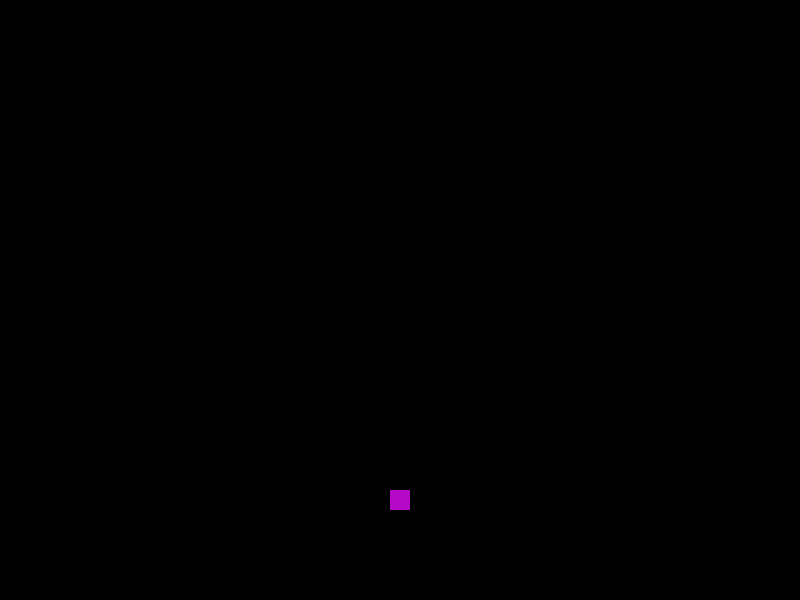
Frame 1 (no input)
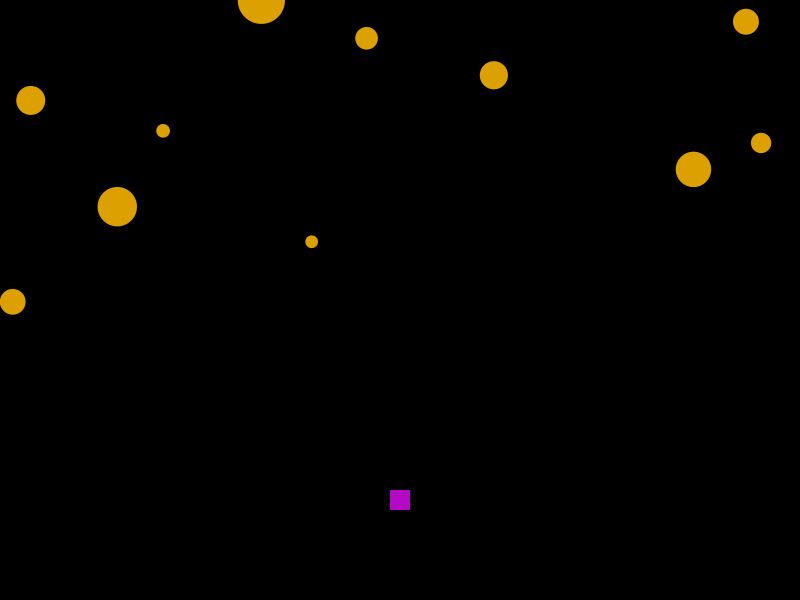
Frame 60 (the mouse pressed at the canvas centre just before this capture)
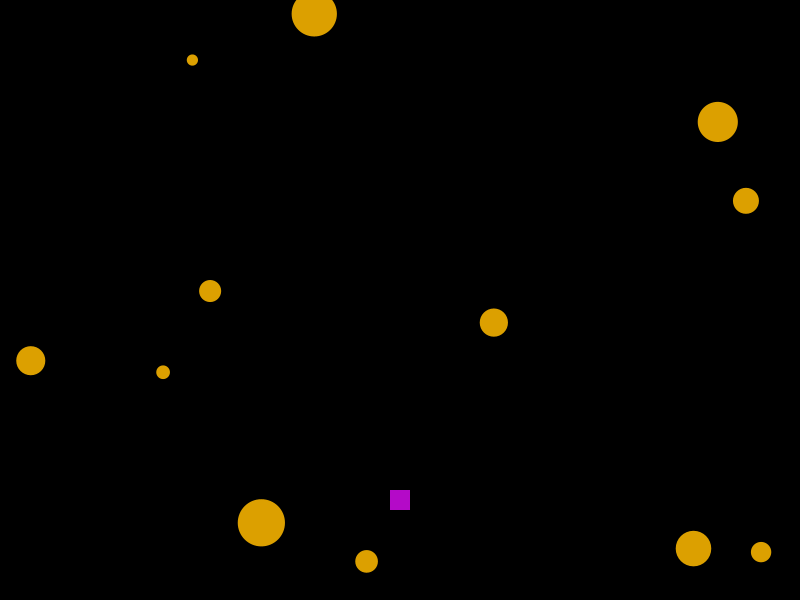
Frame 120 (the mouse held since frame 60 and released just before this capture)

The Processing sketch that drew these frames (run headless with seeded random() and noise(); from frame 60 on, the mouse is pressed at the canvas centre):

// Processing sketch: ExampleGame
// ── ExampleGame.pde
Ship myShip; // create a spaceship

int xChange, yChange; // variables for the ship
int increment = 1; // variable to change the rate of movement

Star[] stars; // array of stars
int starNum = 20; // number of stars

void setup() {
  size(800, 600);

  myShip = new Ship(); // instantiate the ship
  stars = new Star[starNum]; // new array of stars

  for (int x=0; x<starNum; x++) { 
    stars[x] = new Star(); // instatntiate the stars
  }
}

void draw() {
  background(0); // clear the background

  // loop through all the stars
  for (int x=0; x< starNum; x++) {
    stars[x].update(); // update their position
    stars[x].collisionCheck(myShip.getXPos(), myShip.getYPos()); // check if colliding with the ship
    stars[x].render(); // draw the stars
  }

  myShip.update(xChange, yChange); // update the ship's position & shield size
  myShip.render(); // render the ship

  // reset vars if you want
  //yChange  = 0;
  //xChange = 0;

  // ************
  // change the speed of the ship
 // this will be replaced by serial code
  // ************
  if (keyPressed == true) {
    int pressed = key;
    if (pressed >= 49 && pressed <=57) {
      increment =  pressed - 48;
    }
  }
}

 // move the ship
 // this will be replaced by serial code
void keyPressed() {
  if (key == CODED) {
    if (keyCode == UP) {
      yChange = increment * -1;
    }
    if (keyCode == DOWN) {
      yChange = increment;
    }    
    if (keyCode == LEFT) {
      xChange = increment * -1;
    }  
    if (keyCode == RIGHT) {
      xChange = increment;
    }
  }
}

//************** Star class
class Star {
  float xPos, yPos, starSize, speed; // variables
  boolean collision; // check for collision 
  
  // star constructor
  Star() { // initial state
    speed = random(1, 10);
    starSize = random(10, 50);
    xPos = random(0, width);
    yPos = random(100, width) * -1;
    collision = false;
  }

  void update() {  // update star position
  
    yPos += speed;
    
    if (yPos > height+starSize/2) {
      yPos = random(100, width) * -1;
      speed = random(1, 10);
      starSize = random(10, 50);
      xPos = random(0, width);
    }
  }

  void collisionCheck(int _x, int _y) { // check for a collision

    int shipX = _x;
    int shipY = _y;

    float dx = shipX - xPos;
    float dy = shipY - yPos;
    float d = sqrt(sq(dx)+sq(dy)); // distance between star and ship

    if (d < starSize/2 + 10) { // if distance is less than the radius of the star & ship
      collision = !collision;  // there's a crash
    }
    
  }

  void render() {
    // if there's no collision
    if (!collision) {
      noStroke();
      fill(220, 160, 0);
      ellipse(xPos, yPos, starSize, starSize);
    } else { // if there is a colliison, supernova
      strokeWeight(5);
      stroke(255);
      fill(220, 160, 0);
      ellipse(xPos, yPos, starSize+20, starSize+20);
      collision = !collision; // reset the collison state for the next iteration
    }
  }
}



//************** Ship class
class Ship {
  int xPos;
  int yPos;
  int shieldSize;

  Ship() { // ship constructor
    xPos = width/2;
    yPos = height - 100;
    shieldSize = 0;
  }

  int getXPos() { // get the xpos
    return xPos;
  }

  int getYPos() { // get the ypos
    return yPos;
  }

  void update(int _xDelta, int _yDelta) {
    xPos += _xDelta;
    yPos += _yDelta;
  }

  void render() {
    if (yPos > height-10) {
      yPos = height-10;
    }
    if (yPos < height-200) {
      yPos = height-200;
    }

    if (xPos > width-10) {
      xPos = width-10;
    }
    if (xPos < 10) {
      xPos = 10;
    }

    noStroke();
    fill(180, 10, 200);
    rectMode(CENTER);
    rect(xPos, yPos, 20, 20);
  }
}
